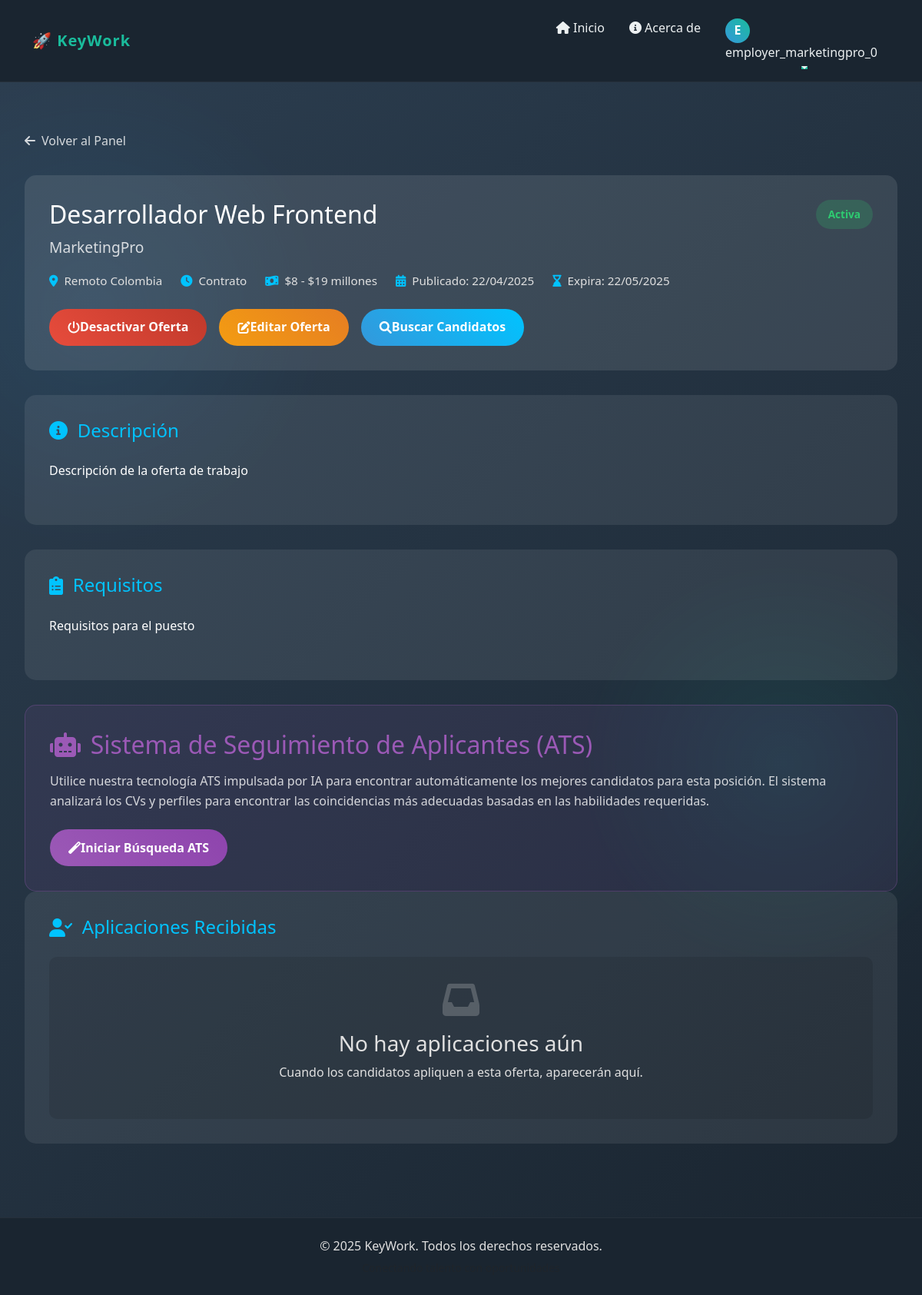
Page /employer/job/8/ (signed in) on the committed database.
### JobSeekerPortal/models.py (models this page shows, shortened)
class JobOffer(models.Model):
    title = models.CharField(max_length=200)
    company = models.CharField(max_length=200)
    location = models.CharField(max_length=200)
    description = models.TextField()
    requirements = models.TextField()
    salary_range = models.CharField(max_length=100, blank=True, null=True)
    required_skills = models.TextField(blank=True, null=True)
    job_type = models.CharField(max_length=50, choices=[
        ('full_time', 'Tiempo completo'),
        ('part_time', 'Medio tiempo'),
        ('contract', 'Contrato'),
        ('freelance', 'Freelance'),
        ('internship', 'Pasantía'),
    ])
    remote = models.BooleanField(default=False)
    created_at = models.DateTimeField(auto_now_add=True)
    expires_at = models.DateTimeField()
    active = models.BooleanField(default=True)
    class Meta:
        ordering = ['-created_at']

### EmployerPortal/views.py (the view)
# urls.py: path('job/<int:job_id>/', views.view_job_offer, name='view_job_offer'),
@login_required
def view_job_offer(request, job_id):
    try:
        employer_profile = EmployerProfile.objects.get(user=request.user)
    except EmployerProfile.DoesNotExist:
        messages.error(request, 'Solo los empleadores pueden ver detalles de sus ofertas.')
        return redirect('home')
    job_offer = get_object_or_404(JobOffer, id=job_id)
    if job_offer.company != employer_profile.company_name:
        messages.error(request, 'No tiene permiso para ver esta oferta.')
        return redirect('employer_dashboard')
    applications = JobApplication.objects.filter(job_offer=job_offer).order_by('-applied_at')
    potential_matches = CandidateMatch.objects.filter(job_offer=job_offer).order_by('-match_score')
    return render(request, 'EmployerPortal/view_job_offer.html', {
        'job': job_offer,
        'applications': applications,
        'potential_matches': potential_matches
    })

### EmployerPortal/templates/EmployerPortal/view_job_offer.html (shortened to what this page needs)
{% extends 'base.html' %}
{% block content %}
<div class="job-detail-container">
    <a href="{% url 'employer_dashboard' %}" class="back-link">
        <i class="fas fa-arrow-left"></i> Volver al Panel
    </a>
    <div class="job-header">
        <div class="d-flex justify-content-between align-items-start">
            <div>
                <h1 class="job-title">{{ job.title }}</h1>
                <div class="job-company">{{ job.company }}</div>
            </div>
            <div>
                {% if job.active %}
                    <span class="status-badge status-active">Activa</span>
                {% else %}
                    <span class="status-badge status-expired">Inactiva</span>
                {% endif %}
            </div>
        </div>
        <div class="job-meta">
            <div class="job-meta-item">
                <i class="fas fa-map-marker-alt"></i> {{ job.location }}
            </div>
            <div class="job-meta-item">
                <i class="fas fa-clock"></i> {{ job.get_job_type_display }}
            </div>
            {% if job.salary_range %}
            <div class="job-meta-item">
                <i class="fas fa-money-bill-wave"></i> {{ job.salary_range }}
            </div>
            {% endif %}
            <div class="job-meta-item">
                <i class="fas fa-calendar-alt"></i> Publicado: {{ job.created_at|date:"d/m/Y" }}
            </div>
            <div class="job-meta-item">
                <i class="fas fa-hourglass-end"></i> Expira: {{ job.expires_at|date:"d/m/Y" }}
            </div>
        </div>
        <div class="job-actions">
            {% if job.active %}
                <button class="action-btn btn-danger">
                    <i class="fas fa-power-off"></i> Desactivar Oferta
                </button>
            {% else %}
                <button class="action-btn btn-success">
                    <i class="fas fa-power-off"></i> Activar Oferta
                </button>
            {% endif %}
            <button class="action-btn btn-warning">
                <i class="fas fa-edit"></i> Editar Oferta
            </button>
            <a href="{% url 'find_candidates' %}?job_id={{ job.id }}" class="action-btn btn-primary">
                <i class="fas fa-search"></i> Buscar Candidatos
            </a>
        </div>
    </div>
    <div class="content-card">
        <h2 class="card-title">
            <i class="fas fa-info-circle"></i> Descripción
        </h2>
        <div class="job-description">
            {{ job.description|linebreaks }}
        </div>
    </div>
    <div class="content-card">
        <h2 class="card-title">
            <i class="fas fa-clipboard-list"></i> Requisitos
        </h2>
        <div class="job-requirements">
            {{ job.requirements|linebreaks }}
        </div>
    </div>
    <div class="ats-section">
        <h2 class="ats-title">
            <i class="fas fa-robot"></i> Sistema de Seguimiento de Aplicantes (ATS)
        </h2>
        <p class="ats-description">
            Utilice nuestra tecnología ATS impulsada por IA para encontrar automáticamente los mejores candidatos para esta posición.
            El sistema analizará los CVs y perfiles para encontrar las coincidencias más adecuadas basadas en las habilidades requeridas.
        </p>
        <a href="{% url 'ats_match_candidates' job.id %}" class="ats-btn">
            <i class="fas fa-magic"></i> Iniciar Búsqueda ATS
        </a>
    </div>
    <div class="content-card">
        <h2 class="card-title">
            <i class="fas fa-user-check"></i> Aplicaciones Recibidas
        </h2>
        {% if applications %}
            <div class="table-responsive">
                <table class="applications-table">
                    <thead>
                        <tr>
                            <th>Candidato</th>
                            <th>Fecha de Aplicación</th>
                            <th>Estado</th>
                            <th>Acciones</th>
                        </tr>
                    </thead>
                    <tbody>
                        {% for application in applications %}
                            <tr>
                                <td>
                                    <div class="fw-bold">{{ application.job_seeker.full_name|default:application.job_seeker.user.username }}</div>
                                    <div class="text-muted small">{{ application.job_seeker.professional_title|default:'' }}</div>
                                </td>
                                <td>{{ application.applied_at|date:"d/m/Y H:i" }}</td>
                                <td>
                                    <span class="application-status-badge status-{{ application.status }}">
                                        {{ application.get_status_display }}
                                    </span>
                                </td>
                                <td class="application-actions">
                                    <a href="#" class="btn btn-sm btn-primary">
                                        <i class="fas fa-eye"></i> Ver
                                    </a>
                                    <a href="{% url 'update_application' application.id %}" class="btn btn-sm btn-warning">
                                        <i class="fas fa-edit"></i> Actualizar
                                    </a>
                                </td>
                            </tr>
                        {% endfor %}
                    </tbody>
                </table>
            </div>
        {% else %}
            <div class="no-applications">
                <i class="fas fa-inbox"></i>
                <h3>No hay aplicaciones aún</h3>
                <p>Cuando los candidatos apliquen a esta oferta, aparecerán aquí.</p>
            </div>
        {% endif %}
    </div>
</div>
{% endblock %}

### KeyWork/templates/base.html (shortened to what this page needs)
<!DOCTYPE html>
<html lang="en">
<head>
    <link href="https://cdn.jsdelivr.net/npm/bootstrap@5.3.0-alpha1/dist/css/bootstrap.min.css" rel="stylesheet">
    <link rel="stylesheet" href="https://cdnjs.cloudflare.com/ajax/libs/font-awesome/6.0.0-beta3/css/all.min.css">
</head>
<body>
    <nav class="navbar navbar-expand-lg navbar-dark">
        <div class="container">
            <a class="navbar-brand" href="{% url 'home' %}">🚀 KeyWork</a>
            <div class="collapse navbar-collapse" id="navbarNav">
                <ul class="navbar-nav ms-auto">
                    <li class="nav-item">
                        <a class="nav-link" href="{% url 'home' %}">
                            <i class="fas fa-home"></i> Inicio
                        </a>
                    </li>
                    <li class="nav-item">
                        <a class="nav-link" href="{% url 'about' %}">
                            <i class="fas fa-info-circle"></i> Acerca de
                        </a>
                    </li>
                    {% if user.is_authenticated %}
                        <li class="nav-item dropdown">
                            <a class="nav-link dropdown-toggle" href="#" id="userDropdown" role="button" data-bs-toggle="dropdown" aria-expanded="false">
                                <span class="user-avatar">{{ user.username|first|upper }}</span>
                                {{ user.username }}
                            </a>
                        </li>
                    {% endif %}
                </ul>
            </div>
        </div>
    </nav>
    <div class="main-content">
        {% block content %}{% endblock %}
    </div>
    <footer class="footer">
        <div class="container">
            <div class="row">
                <div class="col-md-12">
                    <p class="mb-1">&copy; 2025 KeyWork. Todos los derechos reservados.</p>
                    <p class="mb-0 text-muted small">Conectando talento con oportunidades</p>
                </div>
            </div>
        </div>
    </footer>
</body>
</html>

### KeyWork/templates/base.html (style rules this page uses)
:root { --primary: #2C3E50; --secondary: #3498DB; --accent: #1ABC9C; --light: #ECF0F1; --dark: #1A2530; --gradient-start: #3498DB; --gradient-end: #1ABC9C; --card-bg: rgba(255, 255, 255, 0.08); --text: #E0E0E0; }
body { display: flex; flex-direction: column; min-height: 100vh; font-family: 'Segoe UI', Tahoma, Geneva, Verdana, sans-serif; background-color: var(--dark); color: var(--text); line-height: 1.6; }
.main-content { flex: 1; background: linear-gradient(135deg, var(--primary), var(--dark)); color: var(--text); padding: 2rem 0; position: relative; overflow: hidden; }
.main-content::before { content: ""; position: absolute; top: 0; left: 0; width: 100%; height: 100%; background: radial-gradient(circle at 10% 20%, var(--gradient-start) 0%, transparent 20%), radial-gradient(circle at 85% 60%, var(--gradient-end) 0%, transparent 20%); opacity: 0.1; z-index: 0; }
.main-content > div { position: relative; z-index: 1; }
.navbar { background-color: var(--dark) !important; box-shadow: 0 4px 20px rgba(0, 0, 0, 0.15); border-bottom: 1px solid rgba(255, 255, 255, 0.05); padding: 1rem 0; }
.navbar-brand { font-weight: bold; color: var(--accent) !important; letter-spacing: 1px; transition: all 0.3s ease; }
.nav-link { color: var(--light) !important; transition: all 0.3s ease; margin: 0 8px; position: relative; padding: 0.5rem 0.75rem; border-radius: 4px; }
.nav-link::after { content: ''; position: absolute; width: 0; height: 2px; bottom: 0; left: 50%; background-color: var(--accent); transition: all 0.3s ease; transform: translateX(-50%); }
.footer { background-color: var(--dark); color: var(--text); padding: 1.5rem 0; text-align: center; border-top: 1px solid rgba(255, 255, 255, 0.05); }
.user-avatar { width: 32px; height: 32px; border-radius: 50%; background: linear-gradient(45deg, var(--secondary), var(--accent)); display: flex; align-items: center; justify-content: center; color: white; font-weight: bold; margin-right: 0.5rem; }

### rows in the picture
JobOffer: title "Desarrollador Web Frontend", company "MarketingPro", location "Remoto Colombia", job_type "Contrato", salary_range "$8 - $19 millones", created_at "22/04/2025", expires_at "22/05/2025", description "Descripción de la oferta de trabajo", requirements "Requisitos para el puesto"

### other values in the picture
{{ user.username|first|upper }} "E"
{{ user.username }} "employer_marketingpro_0"
